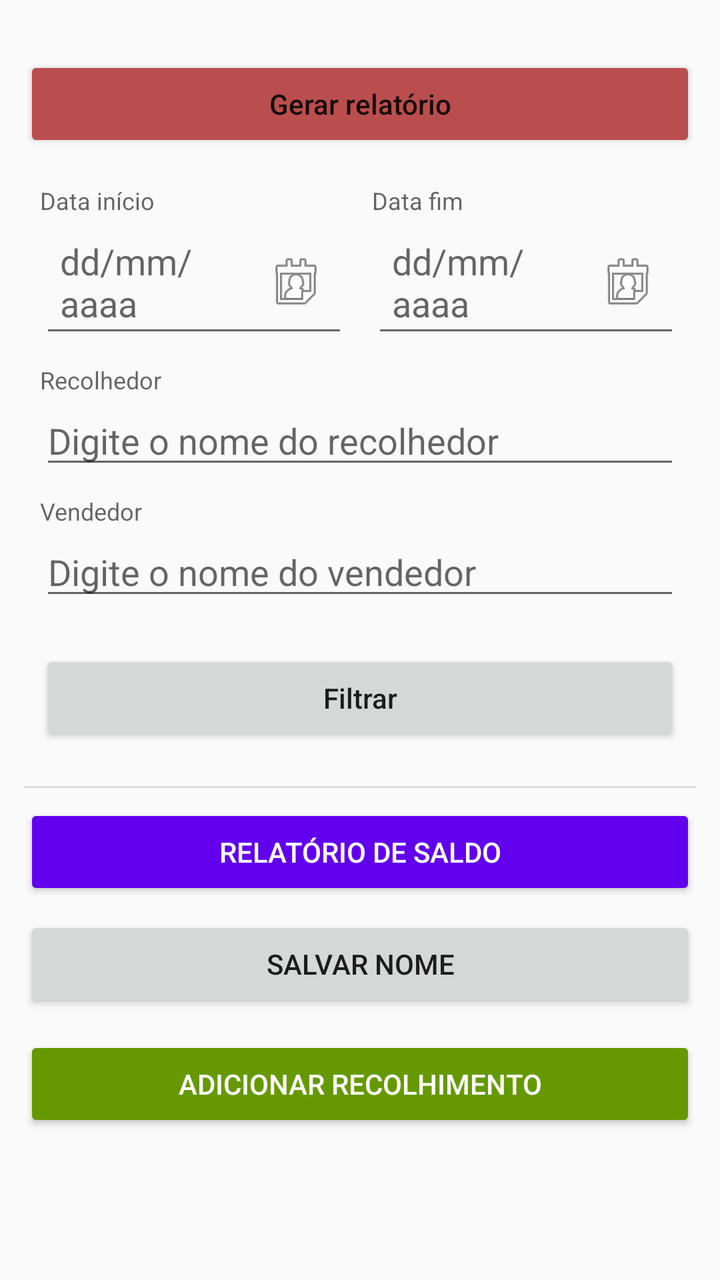
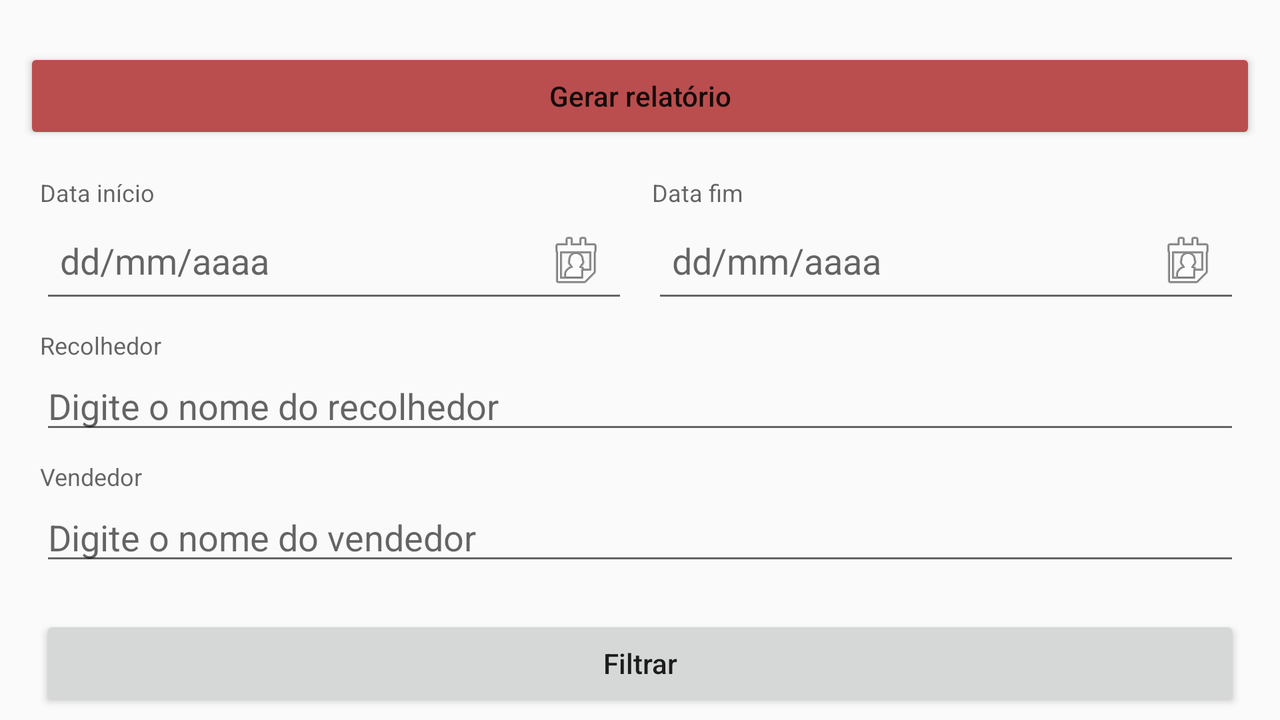

First picture: res/layout/ on a phone held upright. Second picture: the repository's own variant of that layout, on a device whose configuration matches the variant's folder. Source for both follows.
<!-- AndroidManifest.xml: application theme Theme.RifaCampeão -->
<!-- res/layout/activity_recolhimento.xml -->
<?xml version="1.0" encoding="utf-8"?>
<LinearLayout xmlns:android="http://schemas.android.com/apk/res/android"
    xmlns:tools="http://schemas.android.com/tools"
    android:id="@+id/mainRoot"
    android:layout_width="match_parent"
    android:layout_height="match_parent"
    android:orientation="vertical"
    tools:context=".RecolhimentoActivity">

    
    <androidx.core.widget.NestedScrollView
        android:id="@+id/scrollTopo"
        android:layout_width="match_parent"
        android:layout_height="wrap_content"
        android:fillViewport="false"
        android:overScrollMode="ifContentScrolls">

        <LinearLayout
            android:id="@+id/main"
            android:layout_width="match_parent"
            android:layout_height="wrap_content"
            android:layout_marginTop="16dp"
            android:orientation="vertical"
            android:padding="12dp">

            
            <Button
                android:id="@+id/btnGerarRelatorio"
                android:layout_width="match_parent"
                android:layout_height="wrap_content"
                android:layout_marginBottom="8dp"
                android:backgroundTint="#BA4E4E"
                android:paddingVertical="12dp"
                android:text="Gerar relatório"
                android:textAllCaps="false" />

            
            <LinearLayout
                android:id="@+id/containerFiltros"
                android:layout_width="match_parent"
                android:layout_height="wrap_content"
                android:orientation="vertical"
                android:padding="8dp">

                
                <LinearLayout
                    android:layout_width="match_parent"
                    android:layout_height="wrap_content"
                    android:layout_marginBottom="8dp"
                    android:orientation="horizontal"
                    android:weightSum="2">

                    <LinearLayout
                        android:layout_width="0dp"
                        android:layout_height="wrap_content"
                        android:layout_marginEnd="6dp"
                        android:layout_weight="1"
                        android:orientation="vertical">

                        <TextView
                            android:layout_width="wrap_content"
                            android:layout_height="wrap_content"
                            android:text="Data início"
                            android:textColor="?android:attr/textColorSecondary"
                            android:textSize="12sp" />

                        <EditText
                            android:id="@+id/etDataInicio"
                            android:layout_width="match_parent"
                            android:layout_height="wrap_content"
                            android:clickable="true"
                            android:drawableEnd="@android:drawable/ic_menu_my_calendar"
                            android:focusable="false"
                            android:hint="dd/mm/aaaa"
                            android:inputType="none"
                            android:padding="10dp" />
                    </LinearLayout>

                    <LinearLayout
                        android:layout_width="0dp"
                        android:layout_height="wrap_content"
                        android:layout_marginStart="6dp"
                        android:layout_weight="1"
                        android:orientation="vertical">

                        <TextView
                            android:layout_width="wrap_content"
                            android:layout_height="wrap_content"
                            android:text="Data fim"
                            android:textColor="?android:attr/textColorSecondary"
                            android:textSize="12sp" />

                        <EditText
                            android:id="@+id/etDataFim"
                            android:layout_width="match_parent"
                            android:layout_height="wrap_content"
                            android:clickable="true"
                            android:drawableEnd="@android:drawable/ic_menu_my_calendar"
                            android:focusable="false"
                            android:hint="dd/mm/aaaa"
                            android:inputType="none"
                            android:padding="10dp" />
                    </LinearLayout>
                </LinearLayout>

                <TextView
                    android:layout_width="wrap_content"
                    android:layout_height="wrap_content"
                    android:text="Recolhedor"
                    android:textColor="?android:attr/textColorSecondary"
                    android:textSize="12sp" />

                <AutoCompleteTextView
                    android:id="@+id/edtRecolhedor"
                    android:layout_width="match_parent"
                    android:layout_height="wrap_content"
                    android:layout_marginBottom="8dp"
                    android:completionThreshold="1"
                    android:hint="Digite o nome do recolhedor"
                    android:inputType="textPersonName" />

                <TextView
                    android:layout_width="wrap_content"
                    android:layout_height="wrap_content"
                    android:text="Vendedor"
                    android:textColor="?android:attr/textColorSecondary"
                    android:textSize="12sp" />

                <AutoCompleteTextView
                    android:id="@+id/edtVendedor"
                    android:layout_width="match_parent"
                    android:layout_height="wrap_content"
                    android:layout_marginBottom="8dp"
                    android:completionThreshold="1"
                    android:hint="Digite o nome do vendedor"
                    android:inputType="textPersonName" />

                <Button
                    android:id="@+id/btnFiltrar"
                    android:layout_width="match_parent"
                    android:layout_height="wrap_content"
                    android:layout_marginTop="12dp"
                    android:layout_marginBottom="8dp"
                    android:paddingVertical="12dp"
                    android:text="Filtrar"
                    android:textAllCaps="false" />

            </LinearLayout>

            
            <View
                android:layout_width="match_parent"
                android:layout_height="1dp"
                android:layout_marginTop="4dp"
                android:layout_marginBottom="8dp"
                android:background="#1F000000" />

            <Button
                android:id="@+id/relatoriosaldo"
                android:layout_width="match_parent"
                android:layout_height="wrap_content"
                android:backgroundTint="@color/purple_500"
                android:text="Relatório de saldo"
                android:textColor="@color/white" />

            <Button
                android:id="@+id/button9"
                android:layout_width="match_parent"
                android:layout_height="wrap_content"
                android:layout_marginTop="8dp"
                android:text="SALVAR NOME" />

            <Button
                android:id="@+id/btnadd"
                android:layout_width="match_parent"
                android:layout_height="wrap_content"
                android:layout_marginTop="12dp"
                android:layout_marginBottom="8dp"
                android:backgroundTint="@android:color/holo_green_dark"
                android:paddingVertical="12dp"
                android:text="Adicionar Recolhimento"
                android:textColor="#FFFFFF" />

        </LinearLayout>
    </androidx.core.widget.NestedScrollView>

    
    <FrameLayout
        android:layout_width="match_parent"
        android:layout_height="0dp"
        android:layout_weight="1">

        <androidx.recyclerview.widget.RecyclerView
            android:id="@+id/recolhimentorv"
            android:layout_width="match_parent"
            android:layout_height="match_parent"
            android:padding="12dp"
            android:clipToPadding="false"
            tools:listitem="@android:layout/simple_list_item_2" />

        <ProgressBar
            android:id="@+id/progressRecolhimento"
            style="?android:attr/progressBarStyleLarge"
            android:layout_width="wrap_content"
            android:layout_height="wrap_content"
            android:layout_gravity="center"
            android:visibility="gone" />

    </FrameLayout>

</LinearLayout>
<!-- resources referenced by this layout -->
<resources>
  <color name="purple_500">#FF6200EE</color>
  <color name="white">#FFFFFFFF</color>
  <style name="Theme.RifaCampeão" parent="Theme.AppCompat.DayNight.NoActionBar" />
</resources>
<!-- res/layout-land/activity_recolhimento.xml (the repository's variant of the layout above) -->
<!-- drawn on the phone turned sideways -->
<?xml version="1.0" encoding="utf-8"?>
<LinearLayout xmlns:android="http://schemas.android.com/apk/res/android"
    xmlns:tools="http://schemas.android.com/tools"
    android:id="@+id/mainRoot"
    android:layout_width="match_parent"
    android:layout_height="match_parent"
    android:orientation="vertical"
    tools:context=".RecolhimentoActivity">

    
    <androidx.core.widget.NestedScrollView
        android:id="@+id/scrollTopo"
        android:layout_width="match_parent"
        android:layout_height="wrap_content"
        android:fillViewport="false"
        android:overScrollMode="ifContentScrolls">

        <LinearLayout
            android:id="@+id/main"
            android:layout_width="match_parent"
            android:layout_height="wrap_content"
            android:orientation="vertical"
            android:padding="12dp">

            
            <Button
                android:id="@+id/btnGerarRelatorio"
                android:layout_width="match_parent"
                android:layout_height="wrap_content"
                android:layout_marginTop="12dp"
                android:layout_marginBottom="8dp"
                android:backgroundTint="#BA4E4E"
                android:paddingVertical="12dp"
                android:text="Gerar relatório"
                android:textAllCaps="false" />

            
            <LinearLayout
                android:id="@+id/containerFiltros"
                android:layout_width="match_parent"
                android:layout_height="wrap_content"
                android:orientation="vertical"
                android:padding="8dp">

                
                <LinearLayout
                    android:layout_width="match_parent"
                    android:layout_height="wrap_content"
                    android:layout_marginBottom="8dp"
                    android:orientation="horizontal"
                    android:weightSum="2">

                    <LinearLayout
                        android:layout_width="0dp"
                        android:layout_height="wrap_content"
                        android:layout_marginEnd="6dp"
                        android:layout_weight="1"
                        android:orientation="vertical">

                        <TextView
                            android:layout_width="wrap_content"
                            android:layout_height="wrap_content"
                            android:text="Data início"
                            android:textColor="?android:attr/textColorSecondary"
                            android:textSize="12sp" />

                        <EditText
                            android:id="@+id/etDataInicio"
                            android:layout_width="match_parent"
                            android:layout_height="wrap_content"
                            android:clickable="true"
                            android:drawableEnd="@android:drawable/ic_menu_my_calendar"
                            android:focusable="false"
                            android:hint="dd/mm/aaaa"
                            android:inputType="none"
                            android:padding="10dp" />
                    </LinearLayout>

                    <LinearLayout
                        android:layout_width="0dp"
                        android:layout_height="wrap_content"
                        android:layout_marginStart="6dp"
                        android:layout_weight="1"
                        android:orientation="vertical">

                        <TextView
                            android:layout_width="wrap_content"
                            android:layout_height="wrap_content"
                            android:text="Data fim"
                            android:textColor="?android:attr/textColorSecondary"
                            android:textSize="12sp" />

                        <EditText
                            android:id="@+id/etDataFim"
                            android:layout_width="match_parent"
                            android:layout_height="wrap_content"
                            android:clickable="true"
                            android:drawableEnd="@android:drawable/ic_menu_my_calendar"
                            android:focusable="false"
                            android:hint="dd/mm/aaaa"
                            android:inputType="none"
                            android:padding="10dp" />
                    </LinearLayout>
                </LinearLayout>

                <TextView
                    android:layout_width="wrap_content"
                    android:layout_height="wrap_content"
                    android:text="Recolhedor"
                    android:textColor="?android:attr/textColorSecondary"
                    android:textSize="12sp" />

                <AutoCompleteTextView
                    android:id="@+id/edtRecolhedor"
                    android:layout_width="match_parent"
                    android:layout_height="wrap_content"
                    android:completionThreshold="1"
                    android:hint="Digite o nome do recolhedor"
                    android:inputType="textPersonName"
                    android:layout_marginBottom="8dp" />

                <TextView
                    android:layout_width="wrap_content"
                    android:layout_height="wrap_content"
                    android:text="Vendedor"
                    android:textColor="?android:attr/textColorSecondary"
                    android:textSize="12sp" />

                <AutoCompleteTextView
                    android:id="@+id/edtVendedor"
                    android:layout_width="match_parent"
                    android:layout_height="wrap_content"
                    android:completionThreshold="1"
                    android:hint="Digite o nome do vendedor"
                    android:inputType="textPersonName"
                    android:layout_marginBottom="8dp" />

                <Button
                    android:id="@+id/btnFiltrar"
                    android:layout_width="match_parent"
                    android:layout_height="wrap_content"
                    android:layout_marginTop="12dp"
                    android:layout_marginBottom="8dp"
                    android:paddingVertical="12dp"
                    android:text="Filtrar"
                    android:textAllCaps="false" />

            </LinearLayout>

            
            <View
                android:layout_width="match_parent"
                android:layout_height="1dp"
                android:layout_marginTop="4dp"
                android:layout_marginBottom="8dp"
                android:background="#1F000000" />

            <TextView
                android:id="@+id/textRecolhedor"
                android:layout_width="wrap_content"
                android:layout_height="wrap_content"
                android:text="Recolhedor"
                android:textColor="?android:attr/textColorSecondary"
                android:textSize="12sp" />

            <EditText
                android:id="@+id/editTextRecolhedor"
                android:layout_width="match_parent"
                android:layout_height="wrap_content"
                android:hint="Recolhedor"
                android:inputType="text"
                android:padding="10dp" />

            <Button
                android:id="@+id/button9"
                android:layout_width="match_parent"
                android:layout_height="wrap_content"
                android:layout_marginTop="8dp"
                android:text="SALVAR NOME" />

            <Button
                android:id="@+id/btnadd"
                android:layout_width="match_parent"
                android:layout_height="wrap_content"
                android:layout_marginTop="12dp"
                android:layout_marginBottom="8dp"
                android:backgroundTint="@android:color/holo_green_dark"
                android:paddingVertical="12dp"
                android:text="Adicionar Recolhimento"
                android:textAllCaps="false" />

        </LinearLayout>
    </androidx.core.widget.NestedScrollView>

    
    <FrameLayout
        android:layout_width="match_parent"
        android:layout_height="0dp"
        android:layout_weight="1">

        <androidx.recyclerview.widget.RecyclerView
            android:id="@+id/recolhimentorv"
            android:layout_width="match_parent"
            android:layout_height="match_parent"
            android:padding="12dp"
            android:clipToPadding="false"
            tools:listitem="@android:layout/simple_list_item_2" />

        <ProgressBar
            android:id="@+id/progressRecolhimento"
            style="?android:attr/progressBarStyleLarge"
            android:layout_width="wrap_content"
            android:layout_height="wrap_content"
            android:layout_gravity="center"
            android:visibility="gone" />

    </FrameLayout>

</LinearLayout>
<!-- resources referenced by the variant -->
<!-- as the phone turned sideways resolves them -->
<resources>
  <style name="Theme.RifaCampeão" parent="Theme.AppCompat.DayNight.NoActionBar" />
</resources>
